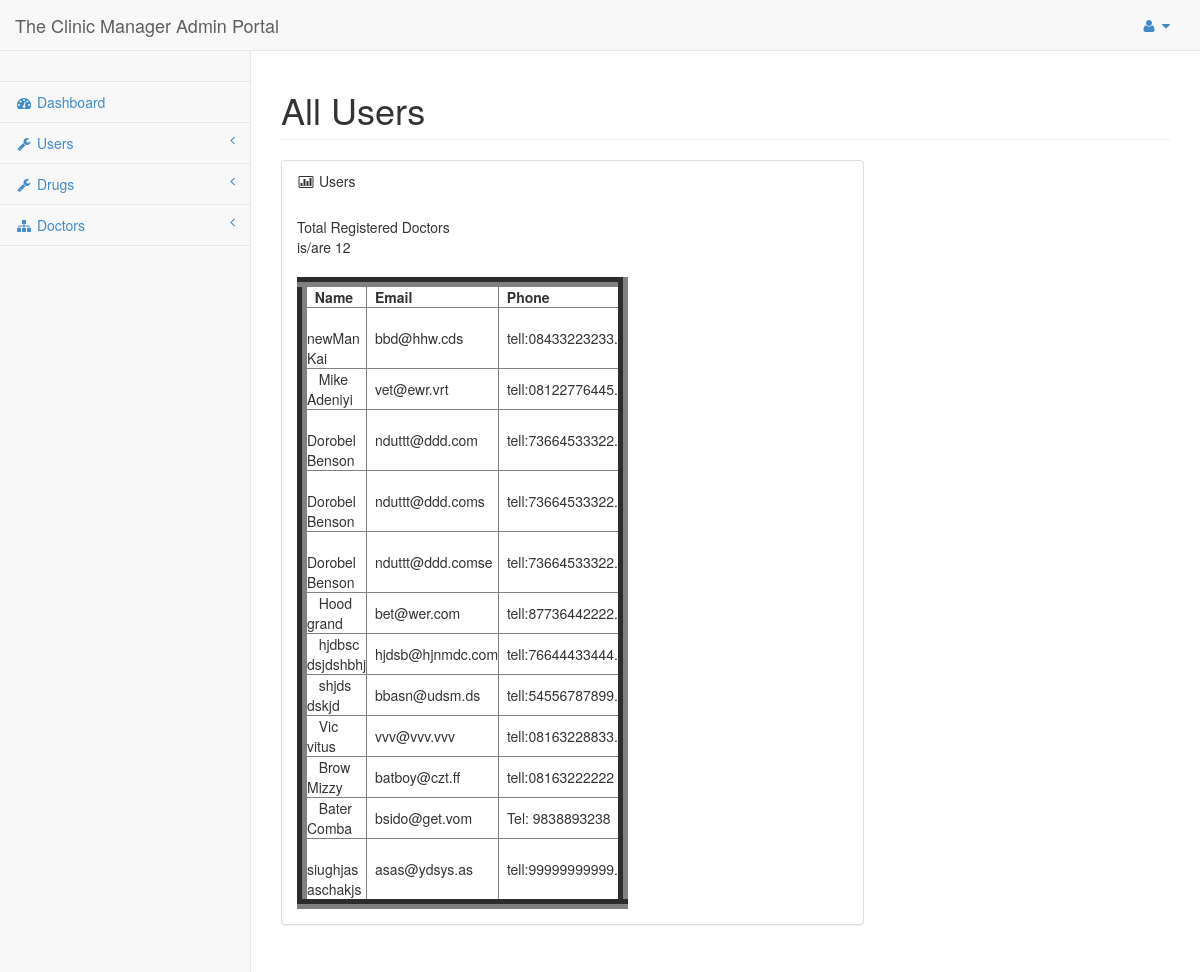
/Enter/admin/admin/allusers.php (signed in), run on the app's committed database.
### tables this page shows
CREATE TABLE IF NOT EXISTS `users` (
  `id` int(9) NOT NULL AUTO_INCREMENT,
  `fname` varchar(20) NOT NULL,
  `lname` varchar(20) NOT NULL,
  `email` varchar(100) NOT NULL,
  `password` varchar(20) NOT NULL,
  `phone` varchar(40) NOT NULL,
  `gender` varchar(9) NOT NULL,
  `userName` varchar(20) NOT NULL,
  `profilepic` varchar(500) NOT NULL DEFAULT 'user/images/boss.jpg',
  `released` varchar(10) NOT NULL DEFAULT 'false',
  PRIMARY KEY (`id`),
  UNIQUE KEY `email` (`email`,`phone`)
);

### Enter/admin/admin/library.php (called while the page is built, shortened)
<?php
 class DataBase{
  public $connect,$to_be_escaped;
 function dbconnect(){
	$this->connect = new mysqli($this::dbhostname,$this::dbusername,$this::dbpassword,$this::dbname);
 }
 public function select_from_db($query){
	 $this->query =$query ;
	$data = array();
	 $rs = $this->connect->query($this->query);
	if ($rs === false){
	trigger_error(''.$this->connect->error, E_USER_ERROR);
	} else{
		$numrows = $rs->num_rows;
		for($i=0; $i<$numrows; $i++){
			 $data[] = $rs->fetch_assoc();
		}
		return $numrows_and_data = array($numrows,$data);
	}
 }
 }
?>

### Enter/admin/admin/allusers.php (the view, shortened to what this page needs)
<?php
	include 'config.php';
if(((isset($_SESSION['isLoged']))&&(!empty($_SESSION['isLoged']))) && ((isset($_SESSION['id']))&&(!empty($_SESSION['id'])))
				){
?>
<!DOCTYPE html>
<html>
<head>
    <link href="css/bootstrap.min.css" rel="stylesheet">
    <link href="font-awesome/css/font-awesome.css" rel="stylesheet">
    <link href="css/sb-admin.css" rel="stylesheet">
</head>
<body>
    <div id="wrapper">
        <?php
		include "header_admin.php";
		?>
            <div class="navbar-default navbar-static-side" role="navigation">
               <?php
			   include "side_nav.php";
			   ?>
            </div>
        </nav>
        <div id="page-wrapper">
            <div class="row">
                <div class="col-lg-12">
                    <h1 class="page-header">All Users</h1>
                </div>
            </div>
            <div class="row">
                <div class="col-lg-8">
                  <div class="panel panel-default">
                    <div >
                        <div class="panel-heading">
                            <i class="fa fa-bar-chart-o fa-fw"></i> Users
                        </div>
                        <div class="panel-body">
                          <div class="row">
                            <div class="col-lg-4">
                                    <div class="table-responsive">
											<?php
		 require_once("library.php");
	  $dobbybb = new DataBase();
	  $dobbybb->dbconnect();
	  $theSel = "select * from users
	  ";
	  $gtDocN = $dobbybb->select_from_db($theSel);
	  $getDoc = $gtDocN[1];
	  $getD = $gtDocN[0];
	  echo "
	  Total Registered Doctors is/are $getD  <br /><br />
	  <table width=\"670px\" border=\"10\">
                                            <thead>
                                                <tr>
                                                    <th >&nbsp;&nbsp;Name</th>
                                                    <th>&nbsp;&nbsp;Email</th>
                                                    <th>&nbsp;&nbsp;Phone</th>
                                                </tr>
                                            </thead>
                                            <tbody>";
	foreach( $getDoc as $gd){
	 $fnamee = $gd['fname'];
	 $namee =  $gd['lname'];
	 $emailee = $gd['email'];
	 $phoneee = $gd['phone'] ;
		echo "
		<tr>
			<td >&nbsp;&nbsp; $fnamee $namee</td>
			<td>&nbsp;&nbsp;$emailee</td>
			<td>&nbsp;&nbsp;$phoneee</td>
		</tr>
		 ";
	 }
		?>
                                            </tbody>
                                        </table>
                                    </div>
                            </div>
                          </div>
                        </div>
                    </div>
                    </div>
                </div>
            </div>
        </div>
    </div>
</body>
</html>
<?php
}else{
	if($connectDatabase == TRUE){$action=FALSE;include('connect.php');}
	header("Location: $errpage");
	exit();
}
 ?>

### Enter/admin/admin/css/sb-admin.css (style rules this page uses)
body { padding-top: 100px; background-color: #f8f8f8; }
@media (min-width:768px) { body { padding-top: 50px; } }
#wrapper { width: 100%; }
#page-wrapper { padding: 0 15px; min-height: 568px; background-color: #fff; }
@media (min-width:768px) { #page-wrapper { position: inherit; margin: 0 0 0 250px; padding: 0 30px; min-height: 1300px; border-left: 1px solid #e7e7e7; } }
@media (min-width:768px) { .navbar-static-side { z-index: 1; position: absolute; width: 250px; margin-top: 51px; } }

### data on the page
users: fname "newMan", lname "Kai", email "bbd@hhw.cds", phone "tell:08433223233."
users: fname "Mike", lname "Adeniyi", email "vet@ewr.vrt", phone "tell:08122776445."
users: fname "Dorobel", lname "Benson", email "nduttt@ddd.com", phone "tell:73664533322."
users: fname "Dorobel", lname "Benson", email "nduttt@ddd.coms", phone "tell:73664533322."
users: fname "Dorobel", lname "Benson", email "nduttt@ddd.comse", phone "tell:73664533322."
users: fname "Hood", lname "grand", email "bet@wer.com", phone "tell:87736442222."
users: fname "hjdbsc", lname "dsjdshbhj", email "hjdsb@hjnmdc.com", phone "tell:76644433444."
users: fname "shjds", lname "dskjd", email "bbasn@udsm.ds", phone "tell:54556787899."
users: fname "Vic", lname "vitus", email "vvv@vvv.vvv", phone "tell:08163228833."
users: fname "Brow", lname "Mizzy", email "batboy@czt.ff", phone "tell:08163222222"
users: fname "Bater", lname "Comba", email "bsido@get.vom", phone "Tel: 9838893238"
users: fname "siughjas", lname "aschakjs", email "asas@ydsys.as", phone "tell:99999999999."

### other printed values
$getD "12"
